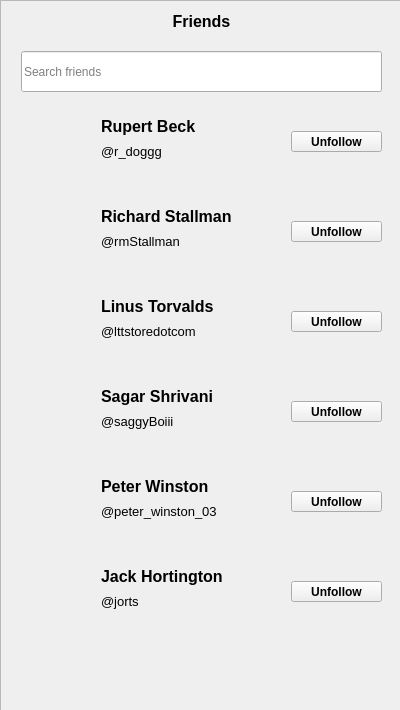
<?xml version="1.0" encoding="UTF-8"?>
<ui version="4.0">
 <class>FriendsList</class>
 <widget class="QWidget" name="FriendsList">
  <property name="geometry">
   <rect>
    <x>0</x>
    <y>0</y>
    <width>400</width>
    <height>710</height>
   </rect>
  </property>
  <property name="windowTitle">
   <string>Form</string>
  </property>
  <widget class="QScrollArea" name="scrollArea">
   <property name="geometry">
    <rect>
     <x>0</x>
     <y>0</y>
     <width>401</width>
     <height>711</height>
    </rect>
   </property>
   <property name="lineWidth">
    <number>-2</number>
   </property>
   <property name="widgetResizable">
    <bool>true</bool>
   </property>
   <widget class="QWidget" name="scrollAreaWidgetContents">
    <property name="geometry">
     <rect>
      <x>0</x>
      <y>0</y>
      <width>399</width>
      <height>709</height>
     </rect>
    </property>
    <widget class="QLineEdit" name="lineEdit_2">
     <property name="geometry">
      <rect>
       <x>20</x>
       <y>50</y>
       <width>361</width>
       <height>41</height>
      </rect>
     </property>
     <property name="placeholderText">
      <string>Search friends</string>
     </property>
    </widget>
    <widget class="QPushButton" name="pushButton">
     <property name="geometry">
      <rect>
       <x>290</x>
       <y>130</y>
       <width>91</width>
       <height>21</height>
      </rect>
     </property>
     <property name="font">
      <font>
       <pointsize>9</pointsize>
       <bold>true</bold>
      </font>
     </property>
     <property name="layoutDirection">
      <enum>Qt::LeftToRight</enum>
     </property>
     <property name="text">
      <string>Unfollow</string>
     </property>
    </widget>
    <widget class="QPushButton" name="backButton">
     <property name="geometry">
      <rect>
       <x>10</x>
       <y>10</y>
       <width>16</width>
       <height>31</height>
      </rect>
     </property>
     <property name="font">
      <font>
       <family>Segoe UI</family>
       <bold>true</bold>
      </font>
     </property>
     <property name="text">
      <string/>
     </property>
     <property name="icon">
      <iconset resource="icons.qrc">
       <normaloff>:/Assets/arrow.png</normaloff>:/Assets/arrow.png</iconset>
     </property>
     <property name="flat">
      <bool>true</bool>
     </property>
    </widget>
    <widget class="QLabel" name="label">
     <property name="geometry">
      <rect>
       <x>20</x>
       <y>110</y>
       <width>61</width>
       <height>61</height>
      </rect>
     </property>
     <property name="text">
      <string/>
     </property>
     <property name="pixmap">
      <pixmap resource="icons.qrc">:/Assets/profile_icon.svg</pixmap>
     </property>
     <property name="scaledContents">
      <bool>true</bool>
     </property>
    </widget>
    <widget class="QLabel" name="label_8">
     <property name="geometry">
      <rect>
       <x>100</x>
       <y>110</y>
       <width>171</width>
       <height>31</height>
      </rect>
     </property>
     <property name="font">
      <font>
       <pointsize>12</pointsize>
       <bold>true</bold>
      </font>
     </property>
     <property name="text">
      <string>Rupert Beck</string>
     </property>
    </widget>
    <widget class="QLabel" name="label_9">
     <property name="geometry">
      <rect>
       <x>100</x>
       <y>140</y>
       <width>121</width>
       <height>21</height>
      </rect>
     </property>
     <property name="font">
      <font>
       <pointsize>10</pointsize>
       <bold>false</bold>
      </font>
     </property>
     <property name="text">
      <string>@r_doggg</string>
     </property>
    </widget>
    <widget class="QLabel" name="label_10">
     <property name="geometry">
      <rect>
       <x>100</x>
       <y>230</y>
       <width>121</width>
       <height>21</height>
      </rect>
     </property>
     <property name="font">
      <font>
       <pointsize>10</pointsize>
       <bold>false</bold>
      </font>
     </property>
     <property name="text">
      <string>@rmStallman</string>
     </property>
    </widget>
    <widget class="QLabel" name="label_2">
     <property name="geometry">
      <rect>
       <x>20</x>
       <y>200</y>
       <width>61</width>
       <height>61</height>
      </rect>
     </property>
     <property name="text">
      <string/>
     </property>
     <property name="pixmap">
      <pixmap resource="icons.qrc">:/Assets/profile_icon.svg</pixmap>
     </property>
     <property name="scaledContents">
      <bool>true</bool>
     </property>
    </widget>
    <widget class="QLabel" name="label_11">
     <property name="geometry">
      <rect>
       <x>100</x>
       <y>200</y>
       <width>191</width>
       <height>31</height>
      </rect>
     </property>
     <property name="font">
      <font>
       <pointsize>12</pointsize>
       <bold>true</bold>
      </font>
     </property>
     <property name="text">
      <string>Richard Stallman</string>
     </property>
    </widget>
    <widget class="QPushButton" name="pushButton_2">
     <property name="geometry">
      <rect>
       <x>290</x>
       <y>220</y>
       <width>91</width>
       <height>21</height>
      </rect>
     </property>
     <property name="font">
      <font>
       <pointsize>9</pointsize>
       <bold>true</bold>
      </font>
     </property>
     <property name="layoutDirection">
      <enum>Qt::LeftToRight</enum>
     </property>
     <property name="text">
      <string>Unfollow</string>
     </property>
    </widget>
    <widget class="QLabel" name="label_12">
     <property name="geometry">
      <rect>
       <x>100</x>
       <y>320</y>
       <width>161</width>
       <height>21</height>
      </rect>
     </property>
     <property name="font">
      <font>
       <pointsize>10</pointsize>
       <bold>false</bold>
      </font>
     </property>
     <property name="text">
      <string>@lttstoredotcom</string>
     </property>
    </widget>
    <widget class="QLabel" name="label_3">
     <property name="geometry">
      <rect>
       <x>20</x>
       <y>290</y>
       <width>61</width>
       <height>61</height>
      </rect>
     </property>
     <property name="text">
      <string/>
     </property>
     <property name="pixmap">
      <pixmap resource="icons.qrc">:/Assets/profile_icon.svg</pixmap>
     </property>
     <property name="scaledContents">
      <bool>true</bool>
     </property>
    </widget>
    <widget class="QLabel" name="label_13">
     <property name="geometry">
      <rect>
       <x>100</x>
       <y>290</y>
       <width>191</width>
       <height>31</height>
      </rect>
     </property>
     <property name="font">
      <font>
       <pointsize>12</pointsize>
       <bold>true</bold>
      </font>
     </property>
     <property name="text">
      <string>Linus Torvalds</string>
     </property>
    </widget>
    <widget class="QPushButton" name="pushButton_5">
     <property name="geometry">
      <rect>
       <x>290</x>
       <y>310</y>
       <width>91</width>
       <height>21</height>
      </rect>
     </property>
     <property name="font">
      <font>
       <pointsize>9</pointsize>
       <bold>true</bold>
      </font>
     </property>
     <property name="layoutDirection">
      <enum>Qt::LeftToRight</enum>
     </property>
     <property name="text">
      <string>Unfollow</string>
     </property>
    </widget>
    <widget class="QLabel" name="label_14">
     <property name="geometry">
      <rect>
       <x>100</x>
       <y>410</y>
       <width>121</width>
       <height>21</height>
      </rect>
     </property>
     <property name="font">
      <font>
       <pointsize>10</pointsize>
       <bold>false</bold>
      </font>
     </property>
     <property name="text">
      <string>@saggyBoiii</string>
     </property>
    </widget>
    <widget class="QLabel" name="label_4">
     <property name="geometry">
      <rect>
       <x>20</x>
       <y>380</y>
       <width>61</width>
       <height>61</height>
      </rect>
     </property>
     <property name="text">
      <string/>
     </property>
     <property name="pixmap">
      <pixmap resource="icons.qrc">:/Assets/profile_icon.svg</pixmap>
     </property>
     <property name="scaledContents">
      <bool>true</bool>
     </property>
    </widget>
    <widget class="QLabel" name="label_15">
     <property name="geometry">
      <rect>
       <x>100</x>
       <y>380</y>
       <width>191</width>
       <height>31</height>
      </rect>
     </property>
     <property name="font">
      <font>
       <pointsize>12</pointsize>
       <bold>true</bold>
      </font>
     </property>
     <property name="text">
      <string>Sagar Shrivani</string>
     </property>
    </widget>
    <widget class="QPushButton" name="pushButton_4">
     <property name="geometry">
      <rect>
       <x>290</x>
       <y>400</y>
       <width>91</width>
       <height>21</height>
      </rect>
     </property>
     <property name="font">
      <font>
       <pointsize>9</pointsize>
       <bold>true</bold>
      </font>
     </property>
     <property name="layoutDirection">
      <enum>Qt::LeftToRight</enum>
     </property>
     <property name="text">
      <string>Unfollow</string>
     </property>
    </widget>
    <widget class="QLabel" name="label_5">
     <property name="geometry">
      <rect>
       <x>20</x>
       <y>470</y>
       <width>61</width>
       <height>61</height>
      </rect>
     </property>
     <property name="text">
      <string/>
     </property>
     <property name="pixmap">
      <pixmap resource="icons.qrc">:/Assets/profile_icon.svg</pixmap>
     </property>
     <property name="scaledContents">
      <bool>true</bool>
     </property>
    </widget>
    <widget class="QLabel" name="label_16">
     <property name="geometry">
      <rect>
       <x>100</x>
       <y>470</y>
       <width>191</width>
       <height>31</height>
      </rect>
     </property>
     <property name="font">
      <font>
       <pointsize>12</pointsize>
       <bold>true</bold>
      </font>
     </property>
     <property name="text">
      <string>Peter Winston</string>
     </property>
    </widget>
    <widget class="QPushButton" name="pushButton_6">
     <property name="geometry">
      <rect>
       <x>290</x>
       <y>490</y>
       <width>91</width>
       <height>21</height>
      </rect>
     </property>
     <property name="font">
      <font>
       <pointsize>9</pointsize>
       <bold>true</bold>
      </font>
     </property>
     <property name="layoutDirection">
      <enum>Qt::LeftToRight</enum>
     </property>
     <property name="text">
      <string>Unfollow</string>
     </property>
    </widget>
    <widget class="QLabel" name="label_17">
     <property name="geometry">
      <rect>
       <x>100</x>
       <y>500</y>
       <width>171</width>
       <height>21</height>
      </rect>
     </property>
     <property name="font">
      <font>
       <pointsize>10</pointsize>
       <bold>false</bold>
      </font>
     </property>
     <property name="text">
      <string>@peter_winston_03</string>
     </property>
    </widget>
    <widget class="QLabel" name="label_18">
     <property name="geometry">
      <rect>
       <x>100</x>
       <y>560</y>
       <width>171</width>
       <height>31</height>
      </rect>
     </property>
     <property name="font">
      <font>
       <pointsize>12</pointsize>
       <bold>true</bold>
      </font>
     </property>
     <property name="text">
      <string>Jack Hortington</string>
     </property>
    </widget>
    <widget class="QLabel" name="label_19">
     <property name="geometry">
      <rect>
       <x>100</x>
       <y>590</y>
       <width>121</width>
       <height>21</height>
      </rect>
     </property>
     <property name="font">
      <font>
       <pointsize>10</pointsize>
       <bold>false</bold>
      </font>
     </property>
     <property name="text">
      <string>@jorts</string>
     </property>
    </widget>
    <widget class="QLabel" name="label_6">
     <property name="geometry">
      <rect>
       <x>20</x>
       <y>560</y>
       <width>61</width>
       <height>61</height>
      </rect>
     </property>
     <property name="text">
      <string/>
     </property>
     <property name="pixmap">
      <pixmap resource="icons.qrc">:/Assets/profile_icon.svg</pixmap>
     </property>
     <property name="scaledContents">
      <bool>true</bool>
     </property>
    </widget>
    <widget class="QPushButton" name="pushButton_7">
     <property name="geometry">
      <rect>
       <x>290</x>
       <y>580</y>
       <width>91</width>
       <height>21</height>
      </rect>
     </property>
     <property name="font">
      <font>
       <pointsize>9</pointsize>
       <bold>true</bold>
      </font>
     </property>
     <property name="layoutDirection">
      <enum>Qt::LeftToRight</enum>
     </property>
     <property name="text">
      <string>Unfollow</string>
     </property>
    </widget>
    <widget class="QLabel" name="label_20">
     <property name="geometry">
      <rect>
       <x>110</x>
       <y>0</y>
       <width>181</width>
       <height>41</height>
      </rect>
     </property>
     <property name="font">
      <font>
       <pointsize>12</pointsize>
       <bold>true</bold>
      </font>
     </property>
     <property name="text">
      <string>Friends</string>
     </property>
     <property name="alignment">
      <set>Qt::AlignCenter</set>
     </property>
    </widget>
   </widget>
  </widget>
 </widget>
 <resources>
  <include location="icons.qrc"/>
 </resources>
 <connections/>
</ui>
